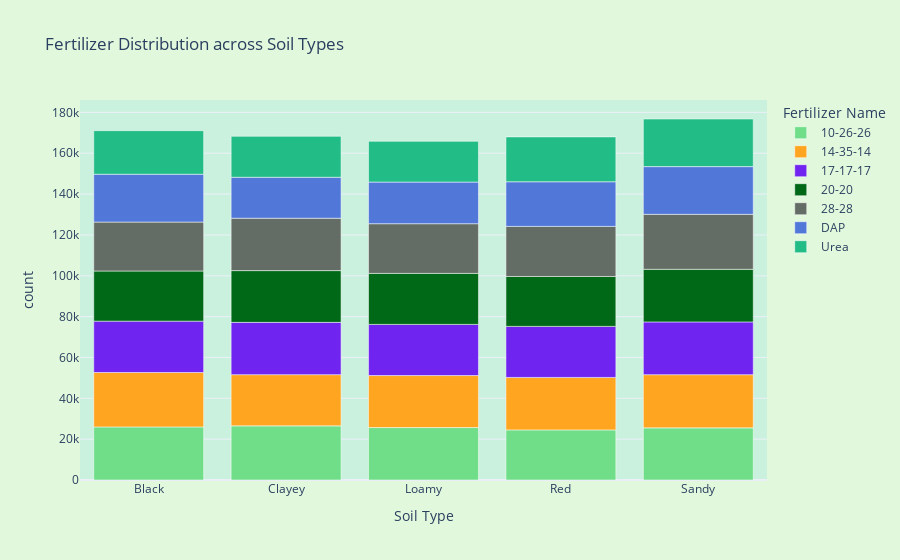
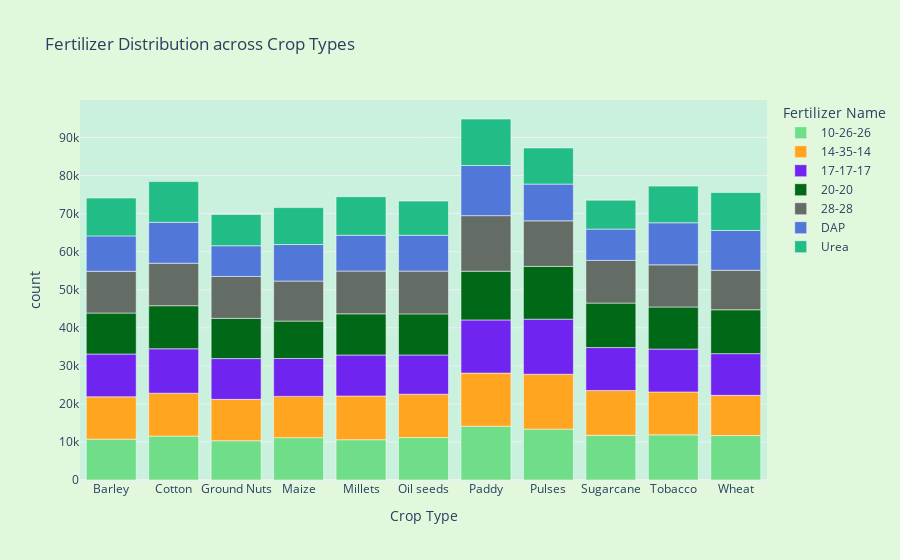

Here is the notebook cell these charts were saved with, in order:
### Markdown cell above
## 10. Bivariate — Fertilizer vs Soil/Crop

### Code cell
soil_fert = (wdf.groupby(['Soil Type','Fertilizer Name']).size().reset_index(name='count'))
fig = px.bar(soil_fert, x='Soil Type', y='count', color='Fertilizer Name', title='Fertilizer Distribution across Soil Types')
fig.update_layout(paper_bgcolor=PAPER_BGCOLOR, plot_bgcolor=PLOT_BGCOLOR); fig.show()
crop_fert = (wdf.groupby(['Crop Type','Fertilizer Name']).size().reset_index(name='count'))
fig = px.bar(crop_fert, x='Crop Type', y='count', color='Fertilizer Name', title='Fertilizer Distribution across Crop Types')
fig.update_layout(paper_bgcolor=PAPER_BGCOLOR, plot_bgcolor=PLOT_BGCOLOR); fig.show()
insight_card("Soil/Crop ↔ Fertilizer", ["Fertilizer mixes cluster by soil/crop — strong categorical signal.", "Use one-hot encoding for Soil_Type & Crop_Type; consider interactions."])

### Figure 1 — Plotly figure (JSON) as saved in the notebook; plotly's stock layout.template omitted (floating-point values rounded to 4 significant figures)
{"data": [{"hovertemplate": "Fertilizer Name=10-26-26<br>Soil Type=%{x}<br>count=%{y}<extra></extra>", "legendgroup": "10-26-26", "marker": {"color": "#70de88", "pattern": {"shape": ""}}, "name": "10-26-26", "orientation": "v", "showlegend": true, "textposition": "auto", "type": "bar", "x": ["Black", "Clayey", "Loamy", "Red", "Sandy"], "xaxis": "x", "y": [26006, 26509, 25684, 24538, 25528], "yaxis": "y"}, {"hovertemplate": "Fertilizer Name=14-35-14<br>Soil Type=%{x}<br>count=%{y}<extra></extra>", "legendgroup": "14-35-14", "marker": {"color": "#FFA51F", "pattern": {"shape": ""}}, "name": "14-35-14", "orientation": "v", "showlegend": true, "textposition": "auto", "type": "bar", "x": ["Black", "Clayey", "Loamy", "Red", "Sandy"], "xaxis": "x", "y": [26638, 25081, 25469, 25686, 26054], "yaxis": "y"}, {"hovertemplate": "Fertilizer Name=17-17-17<br>Soil Type=%{x}<br>count=%{y}<extra></extra>", "legendgroup": "17-17-17", "marker": {"color": "#6F25EF", "pattern": {"shape": ""}}, "name": "17-17-17", "orientation": "v", "showlegend": true, "textposition": "auto", "type": "bar", "x": ["Black", "Clayey", "Loamy", "Red", "Sandy"], "xaxis": "x", "y": [25153, 25598, 25051, 24997, 25826], "yaxis": "y"}, {"hovertemplate": "Fertilizer Name=20-20<br>Soil Type=%{x}<br>count=%{y}<extra></extra>", "legendgroup": "20-20", "marker": {"color": "#006917", "pattern": {"shape": ""}}, "name": "20-20", "orientation": "v", "showlegend": true, "textposition": "auto", "type": "bar", "x": ["Black", "Clayey", "Loamy", "Red", "Sandy"], "xaxis": "x", "y": [24544, 25350, 24977, 24437, 25762], "yaxis": "y"}, {"hovertemplate": "Fertilizer Name=28-28<br>Soil Type=%{x}<br>count=%{y}<extra></extra>", "legendgroup": "28-28", "marker": {"color": "#636d65", "pattern": {"shape": ""}}, "name": "28-28", "orientation": "v", "showlegend": true, "textposition": "auto", "type": "bar", "x": ["Black", "Clayey", "Loamy", "Red", "Sandy"], "xaxis": "x", "y": [23970, 25645, 24324, 24528, 26923], "yaxis": "y"}, {"hovertemplate": "Fertilizer Name=DAP<br>Soil Type=%{x}<br>count=%{y}<extra></extra>", "legendgroup": "DAP", "marker": {"color": "#5178d9", "pattern": {"shape": ""}}, "name": "DAP", "orientation": "v", "showlegend": true, "textposition": "auto", "type": "bar", "x": ["Black", "Clayey", "Loamy", "Red", "Sandy"], "xaxis": "x", "y": [23420, 20056, 20385, 21858, 23361], "yaxis": "y"}, {"hovertemplate": "Fertilizer Name=Urea<br>Soil Type=%{x}<br>count=%{y}<extra></extra>", "legendgroup": "Urea", "marker": {"color": "#22bc86", "pattern": {"shape": ""}}, "name": "Urea", "orientation": "v", "showlegend": true, "textposition": "auto", "type": "bar", "x": ["Black", "Clayey", "Loamy", "Red", "Sandy"], "xaxis": "x", "y": [21325, 20063, 19959, 21975, 23320], "yaxis": "y"}], "layout": {"barmode": "relative", "legend": {"title": {"text": "Fertilizer Name"}, "tracegroupgap": 0}, "paper_bgcolor": "#E1F8DC", "plot_bgcolor": "#CAF1DE", "title": {"text": "Fertilizer Distribution across Soil Types"}, "xaxis": {"anchor": "y", "domain": [0, 1], "title": {"text": "Soil Type"}}, "yaxis": {"anchor": "x", "domain": [0, 1], "title": {"text": "count"}}}}

### Figure 2 — Plotly figure (JSON) as saved in the notebook; plotly's stock layout.template omitted (floating-point values rounded to 4 significant figures)
{"data": [{"hovertemplate": "Fertilizer Name=10-26-26<br>Crop Type=%{x}<br>count=%{y}<extra></extra>", "legendgroup": "10-26-26", "marker": {"color": "#70de88", "pattern": {"shape": ""}}, "name": "10-26-26", "orientation": "v", "showlegend": true, "textposition": "auto", "type": "bar", "x": ["Barley", "Cotton", "Ground Nuts", "Maize", "Millets", "Oil seeds", "Paddy", "Pulses", "Sugarcane", "Tobacco", "Wheat"], "xaxis": "x", "y": [10732, 11542, 10323, 11132, 10586, 11156, 14131, 13363, 11734, 11877, 11689], "yaxis": "y"}, {"hovertemplate": "Fertilizer Name=14-35-14<br>Crop Type=%{x}<br>count=%{y}<extra></extra>", "legendgroup": "14-35-14", "marker": {"color": "#FFA51F", "pattern": {"shape": ""}}, "name": "14-35-14", "orientation": "v", "showlegend": true, "textposition": "auto", "type": "bar", "x": ["Barley", "Cotton", "Ground Nuts", "Maize", "Millets", "Oil seeds", "Paddy", "Pulses", "Sugarcane", "Tobacco", "Wheat"], "xaxis": "x", "y": [11127, 11270, 10872, 10839, 11481, 11384, 13955, 14431, 11769, 11252, 10548], "yaxis": "y"}, {"hovertemplate": "Fertilizer Name=17-17-17<br>Crop Type=%{x}<br>count=%{y}<extra></extra>", "legendgroup": "17-17-17", "marker": {"color": "#6F25EF", "pattern": {"shape": ""}}, "name": "17-17-17", "orientation": "v", "showlegend": true, "textposition": "auto", "type": "bar", "x": ["Barley", "Cotton", "Ground Nuts", "Maize", "Millets", "Oil seeds", "Paddy", "Pulses", "Sugarcane", "Tobacco", "Wheat"], "xaxis": "x", "y": [11241, 11667, 10709, 9954, 10771, 10304, 13968, 14468, 11301, 11273, 10969], "yaxis": "y"}, {"hovertemplate": "Fertilizer Name=20-20<br>Crop Type=%{x}<br>count=%{y}<extra></extra>", "legendgroup": "20-20", "marker": {"color": "#006917", "pattern": {"shape": ""}}, "name": "20-20", "orientation": "v", "showlegend": true, "textposition": "auto", "type": "bar", "x": ["Barley", "Cotton", "Ground Nuts", "Maize", "Millets", "Oil seeds", "Paddy", "Pulses", "Sugarcane", "Tobacco", "Wheat"], "xaxis": "x", "y": [10777, 11316, 10569, 9833, 10832, 10804, 12813, 13861, 11682, 11057, 11526], "yaxis": "y"}, {"hovertemplate": "Fertilizer Name=28-28<br>Crop Type=%{x}<br>count=%{y}<extra></extra>", "legendgroup": "28-28", "marker": {"color": "#636d65", "pattern": {"shape": ""}}, "name": "28-28", "orientation": "v", "showlegend": true, "textposition": "auto", "type": "bar", "x": ["Barley", "Cotton", "Ground Nuts", "Maize", "Millets", "Oil seeds", "Paddy", "Pulses", "Sugarcane", "Tobacco", "Wheat"], "xaxis": "x", "y": [10967, 11166, 11012, 10514, 11242, 11237, 14597, 11976, 11220, 11076, 10383], "yaxis": "y"}, {"hovertemplate": "Fertilizer Name=DAP<br>Crop Type=%{x}<br>count=%{y}<extra></extra>", "legendgroup": "DAP", "marker": {"color": "#5178d9", "pattern": {"shape": ""}}, "name": "DAP", "orientation": "v", "showlegend": true, "textposition": "auto", "type": "bar", "x": ["Barley", "Cotton", "Ground Nuts", "Maize", "Millets", "Oil seeds", "Paddy", "Pulses", "Sugarcane", "Tobacco", "Wheat"], "xaxis": "x", "y": [9287, 10751, 8070, 9603, 9399, 9427, 13170, 9657, 8221, 11053, 10442], "yaxis": "y"}, {"hovertemplate": "Fertilizer Name=Urea<br>Crop Type=%{x}<br>count=%{y}<extra></extra>", "legendgroup": "Urea", "marker": {"color": "#22bc86", "pattern": {"shape": ""}}, "name": "Urea", "orientation": "v", "showlegend": true, "textposition": "auto", "type": "bar", "x": ["Barley", "Cotton", "Ground Nuts", "Maize", "Millets", "Oil seeds", "Paddy", "Pulses", "Sugarcane", "Tobacco", "Wheat"], "xaxis": "x", "y": [9955, 10696, 8235, 9707, 10134, 8968, 12223, 9496, 7609, 9636, 9983], "yaxis": "y"}], "layout": {"barmode": "relative", "legend": {"title": {"text": "Fertilizer Name"}, "tracegroupgap": 0}, "paper_bgcolor": "#E1F8DC", "plot_bgcolor": "#CAF1DE", "title": {"text": "Fertilizer Distribution across Crop Types"}, "xaxis": {"anchor": "y", "domain": [0, 1], "title": {"text": "Crop Type"}}, "yaxis": {"anchor": "x", "domain": [0, 1], "title": {"text": "count"}}}}
